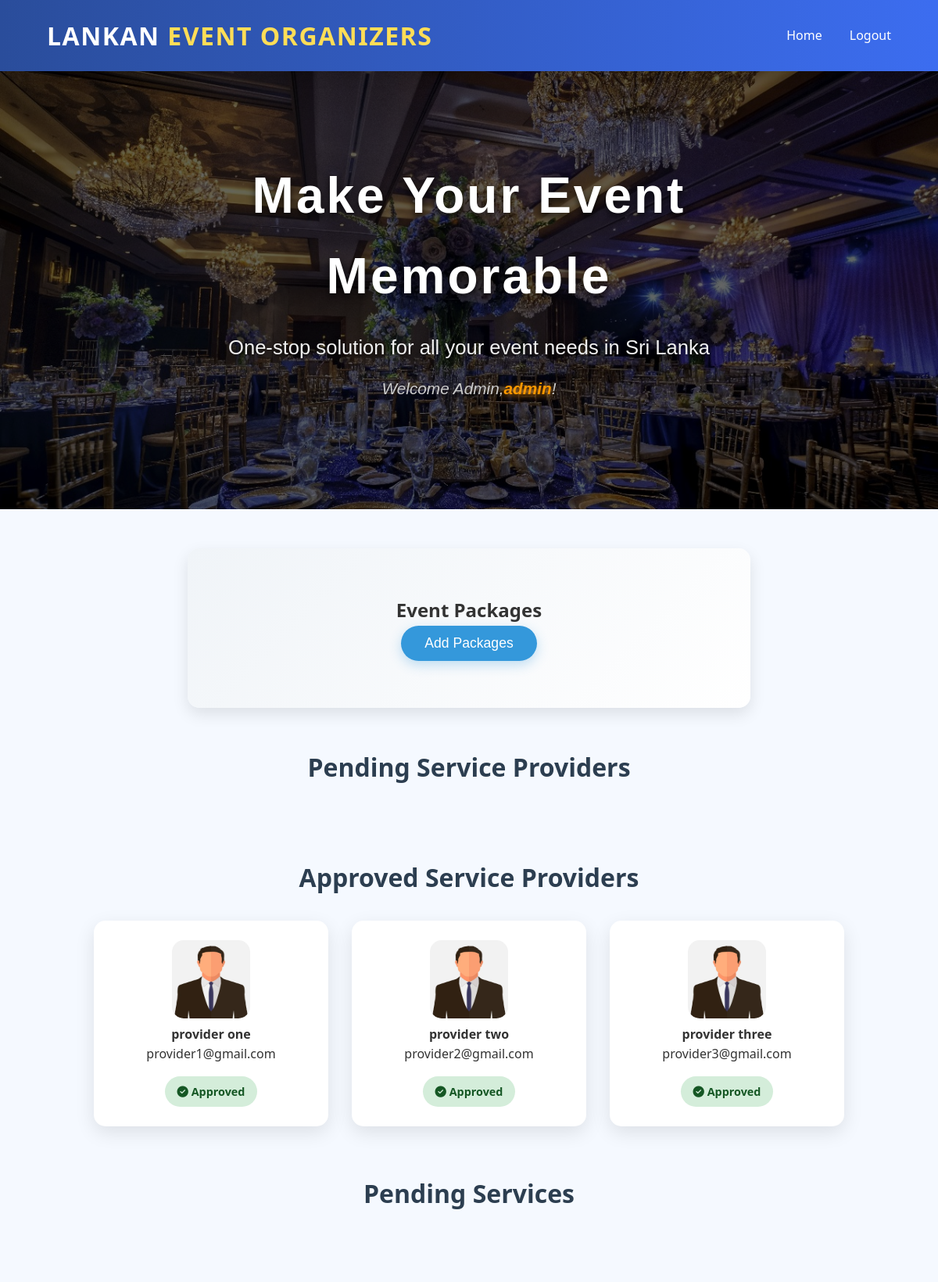
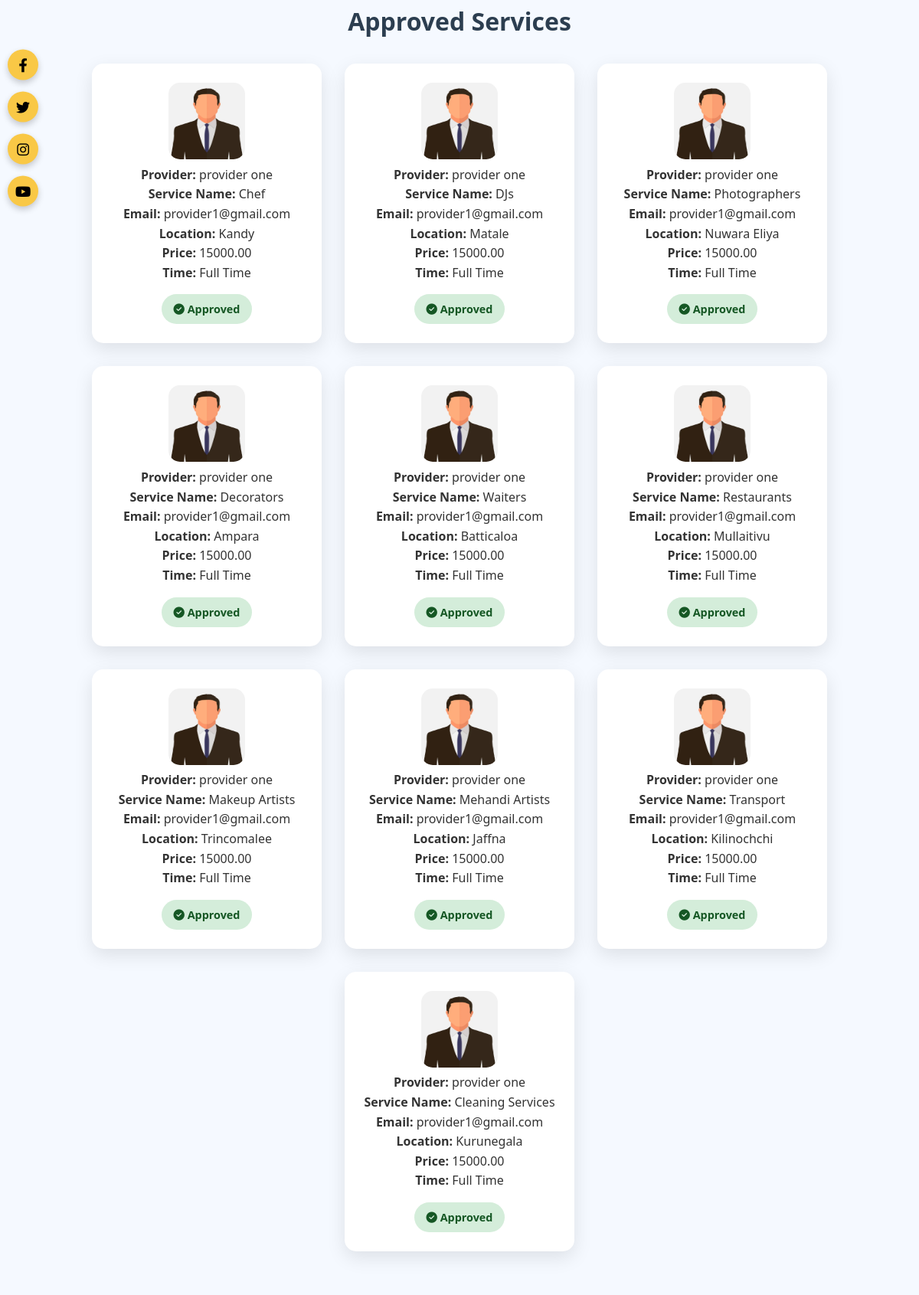
Page /admin_home.php (upper part) on the committed database (2 pictures, top to bottom).
### tables this page shows
CREATE TABLE `users` (
  `id` int(11) NOT NULL,
  `name` varchar(255) NOT NULL,
  `email` varchar(255) NOT NULL,
  `password` varchar(255) NOT NULL,
  `role` enum('admin','service','user') NOT NULL,
  `photo` varchar(255) NOT NULL,
  `created_at` timestamp NOT NULL DEFAULT current_timestamp(),
  `reset_code` int(11) DEFAULT NULL,
  `code_expires` datetime DEFAULT NULL
);

CREATE TABLE `services` (
  `id` int(11) NOT NULL,
  `provider_name` varchar(100) DEFAULT NULL,
  `service_name` varchar(100) DEFAULT NULL,
  `description` text DEFAULT NULL,
  `email` varchar(100) DEFAULT NULL,
  `photo` varchar(255) DEFAULT NULL,
  `location` varchar(150) DEFAULT NULL,
  `price` decimal(10,2) DEFAULT NULL,
  `time_slot` varchar(50) DEFAULT NULL
);

### admin_home.php (the view, shortened to what this page needs)
<?php
include('dbconnect.php');
?>
<!DOCTYPE html>
<html lang="en">
<head>
    <link rel="stylesheet" href="admin_home.css" />
    <link rel="stylesheet" href="https://cdnjs.cloudflare.com/ajax/libs/font-awesome/6.4.0/css/all.min.css">
</head>
<body>
    <nav class="navbar">
        <div class="logo">Lankan <span>Event Organizers</span></div>
        <ul class="nav-links">
            <li><a href="#Home">Home</a></li>
            <li><a href="logout.php">Logout</a></li>
        </ul>
    </nav>
    <section class="hero" id="home">
        <div class="overlay"></div>
        <div class="hero-content">
            <h1>Make Your Event Memorable</h1>
            <p class="subheading">One-stop solution for all your event needs in Sri Lanka</p>
            <p class="welcome-msg">Welcome Admin,<span class="provider-name"><?php echo htmlspecialchars($_SESSION['user_name'] ?? 'admin'); ?></span>!</p>
        </div>
    </section>
    <section class="register-section">
        <h2>Event Packages</h2>
        <div class="container">
            <button onclick="window.location.href='packages.php';" class="register-btn">Add Packages</button>
        </div>
    </section>
    <section class="section payments-section">
        <h2>Pending Service Providers</h2>
    </section>
    <section class="section payments-section">
        <h2>Approved Service Providers</h2>
        <div class="container">
            <?php
            $result = $conn->query("SELECT * FROM users WHERE role='service'");
            while ($row = $result->fetch_assoc()) { ?>
            <div class="card approved-card">
                <img src="<?php echo $row['photo']; ?>" alt="Photo">
                <p><strong><?php echo htmlspecialchars($row['name']); ?></strong></p>
                <p><?php echo htmlspecialchars($row['email']); ?></p>
                <div class="status approved"><i class="fas fa-check-circle"></i> Approved </div>
            </div>
            <?php } ?>
        </div>
    </section>
    <section class="section payments-section" id="services">
        <h2>Pending Services</h2>
    </section>
    <section class="section payments-section">
        <h2>Approved Services</h2>
        <div class="container">
            <?php
            $result = $conn->query("SELECT * FROM services");
            while ($row = $result->fetch_assoc()) { ?>
            <div class="card approved-card">
                <img src="<?php echo htmlspecialchars($row['photo']); ?>" width="100" alt="Provider Photo">
                <p><strong>Provider:</strong> <?php echo htmlspecialchars($row['provider_name']); ?></p>
                <p><strong>Service Name:</strong> <?php echo htmlspecialchars($row['service_name']); ?></p>
                <p><strong>Email:</strong> <?php echo htmlspecialchars($row['email']); ?></p>
                <p><strong>Location:</strong> <?php echo htmlspecialchars($row['location']); ?></p>
                <p><strong>Price:</strong> <?php echo htmlspecialchars($row['price']); ?></p>
                <p><strong>Time:</strong> <?php echo htmlspecialchars($row['time_slot']); ?></p>
                <div class="status approved"><i class="fas fa-check-circle"></i> Approved </div>
            </div>
            <?php } ?>
        </div>
    </section>
    <footer id="contact">
        <div class="social-icons-vertical">
            <a href="https://facebook.com/lankanevent" target="_blank" class="social-icon" aria-label="Facebook">
                <i class="fab fa-facebook-f"></i>
            </a>
            <a href="https://twitter.com/lankanevent" target="_blank" class="social-icon" aria-label="Twitter">
                <i class="fab fa-twitter"></i>
            </a>
            <a href="https://instagram.com/lankanevent" target="_blank" class="social-icon" aria-label="Instagram">
                <i class="fab fa-instagram"></i>
            </a>
            <a href="https://youtube.com/lankanevent" target="_blank" class="social-icon" aria-label="YouTube">
                <i class="fab fa-youtube"></i>
            </a>
        </div>
    </footer>
</body>
</html>

### admin_home.css (style rules this page uses)
body { font-family: 'Segoe UI', sans-serif; background-color: #f5f9ff; color: #333; line-height: 1.6; }
.navbar { display: flex; justify-content: space-between; align-items: center; background: linear-gradient(90deg, #2a4d9b, #3c6df0); padding: 20px 60px; box-shadow: 0 6px 18px rgba(0, 0, 0, 0.1); position: sticky; top: 0; z-index: 1000; transition: background 0.3s ease-in-out; }
.navbar .logo { font-size: 2rem; font-weight: 800; color: #ffffff; text-transform: uppercase; letter-spacing: 1.5px; font-family: 'Segoe UI', sans-serif; }
.navbar .logo span { color: #ffdd57; }
.navbar .nav-links { list-style: none; display: flex; gap: 35px; }
.navbar .nav-links li a { color: white; text-decoration: none; font-weight: 500; }
.navbar .nav-links li a::after { content: ''; position: absolute; left: 0; bottom: -3px; height: 2px; width: 0%; background-color: #ffdd57; transition: width 0.3s ease-in-out; }
.hero { position: relative; background: url('images/Home.jpg') no-repeat center center/cover; height: 70vh; display: flex; align-items: center; justify-content: center; text-align: center; color: #fff; font-family: 'Poppins', sans-serif; overflow: hidden; }
.hero .overlay { position: absolute; top: 0; left: 0; right: 0; bottom: 0; background: rgba(0,0,0,0.6); z-index: 1; }
.hero-content { position: relative; z-index: 2; max-width: 700px; padding: 0 20px; animation: fadeInUp 1.2s ease forwards; }
.hero-content h1 { font-size: 4rem; font-weight: 700; letter-spacing: 3px; margin-bottom: 20px; text-shadow: 0 4px 10px rgba(0,0,0,0.7); animation: fadeInUp 1.4s ease forwards; }
.hero-content .subheading { font-size: 1.6rem; font-weight: 500; margin-bottom: 15px; color: #f0f0f0; text-shadow: 0 2px 6px rgba(0,0,0,0.6); animation: fadeInUp 1.6s ease forwards; }
.hero-content .welcome-msg { font-size: 1.3rem; font-weight: 400; margin-bottom: 30px; font-style: italic; color: #ccc; animation: fadeInUp 1.8s ease forwards; }
.hero-content .provider-name { font-weight: 700; color: #ff9900; text-shadow: 0 2px 8px rgba(255, 153, 0, 0.8); }
.register-section { text-align: center; padding: 60px 20px; background: linear-gradient(135deg, #f0f4f8, #ffffff); box-shadow: 0 8px 20px rgba(0, 0, 0, 0.1); border-radius: 15px; max-width: 60%; margin: 50px auto; animation: fadeInUp 0.8s ease-out; }
.register-btn { background-color: #3498db; color: #fff; border: none; font-size: 1.1rem; padding: 12px 30px; border-radius: 50px; cursor: pointer; font-family: 'Poppins', sans-serif; transition: all 0.3s ease; box-shadow: 0 5px 15px rgba(52, 152, 219, 0.3); }
.section { width: 100%; margin-bottom: 60px; text-align: center; }
.section h2 { font-size: 2rem; margin-bottom: 30px; color: #2c3e50; }
.container { display: flex; justify-content: center; flex-wrap: wrap; gap: 30px; }
.card { background: white; border-radius: 15px; padding: 25px; width: 300px; box-shadow: 0 8px 25px rgba(0, 0, 0, 0.1); animation: slideUp 0.6s ease-out; transition: transform 0.3s ease, box-shadow 0.3s ease; position: relative; }
.card img { height:100px; width:100px; border-radius:15px; }
.status { display: inline-block; padding: 8px 16px; border-radius: 20px; font-weight: bold; margin-top: 15px; font-size: 0.9rem; }
.status.approved { background: #d4edda; color: #155724; }
footer { background: #222; color: #fff; padding: 40px 20px; position: relative; font-family: 'Poppins', sans-serif; }
.social-icons-vertical { position: fixed; top: 50%; left: 10px; transform: translateY(-50%); display: flex; flex-direction: column; gap: 15px; z-index: 1000; }
.social-icon { display: flex; justify-content: center; align-items: center; background-color: #f9c846; color: #000; width: 40px; height: 40px; border-radius: 50%; text-decoration: none; font-size: 18px; transition: transform 0.3s, background-color 0.3s; box-shadow: 0 4px 8px rgba(0,0,0,0.2); }

### rows in the picture
users: photo (picture), name "provider one", email "provider1@gmail.com"
users: photo (picture), name "provider two", email "provider2@gmail.com"
users: photo (picture), name "provider three", email "provider3@gmail.com"
services: photo (picture), provider_name "provider one", service_name "Chef", email "provider1@gmail.com", location "Kandy", price "15000.00", time_slot "Full Time"
services: photo (picture), provider_name "provider one", service_name "DJs", email "provider1@gmail.com", location "Matale", price "15000.00", time_slot "Full Time"
services: photo (picture), provider_name "provider one", service_name "Photographers", email "provider1@gmail.com", location "Nuwara Eliya", price "15000.00", time_slot "Full Time"
services: photo (picture), provider_name "provider one", service_name "Decorators", email "provider1@gmail.com", location "Ampara", price "15000.00", time_slot "Full Time"
services: photo (picture), provider_name "provider one", service_name "Waiters", email "provider1@gmail.com", location "Batticaloa", price "15000.00", time_slot "Full Time"
services: photo (picture), provider_name "provider one", service_name "Restaurants", email "provider1@gmail.com", location "Mullaitivu", price "15000.00", time_slot "Full Time"
services: photo (picture), provider_name "provider one", service_name "Makeup Artists", email "provider1@gmail.com", location "Trincomalee", price "15000.00", time_slot "Full Time"
services: photo (picture), provider_name "provider one", service_name "Mehandi Artists", email "provider1@gmail.com", location "Jaffna", price "15000.00", time_slot "Full Time"
services: photo (picture), provider_name "provider one", service_name "Transport", email "provider1@gmail.com", location "Kilinochchi", price "15000.00", time_slot "Full Time"
services: photo (picture), provider_name "provider one", service_name "Cleaning Services", email "provider1@gmail.com", location "Kurunegala", price "15000.00", time_slot "Full Time"

### other values in the picture
$_SESSION['user_name'] "admin"
